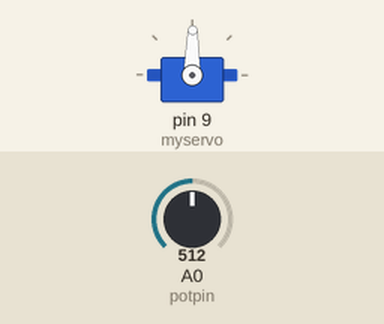
This sketch was run on a simulated Arduino Uno, built with avr-gcc and run on an emulated ATmega328P. Parts: servo. The inputs (shaded band) are chosen by the test bench; at power-on: A0 (potpin) = 512.

Above: at 1.2 s.
1.3 s: A0 (potpin) set to 716
At 2.3 s:
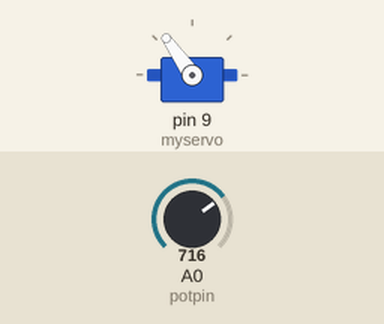
2.8 s: A0 (potpin) set to 900
At 3.1 s:
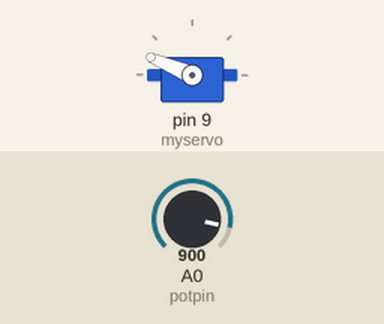
4.3 s: A0 (potpin) set to 1023
At 4.6 s:
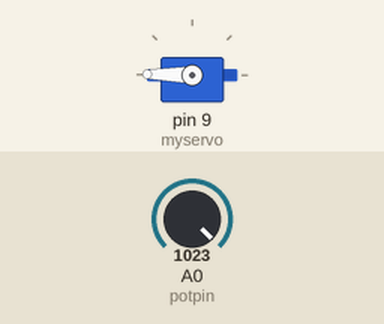
5.8 s: A0 (potpin) set to 306
At 6.6 s:
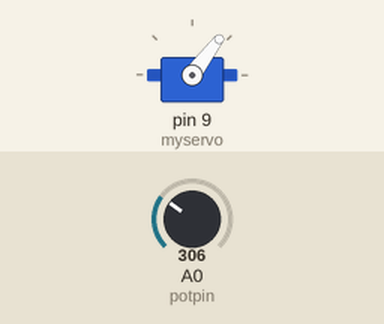
7.3 s: A0 (potpin) set to 122
At 8.1 s:
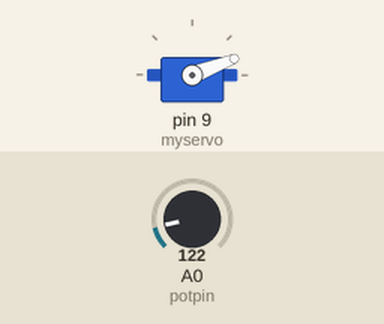
8.8 s: A0 (potpin) set to 511
At 10.1 s:
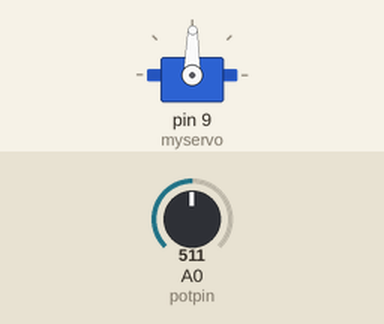
Timing chart, 0 to 11.3 s (numbered marks = the images above; inputs shaded):
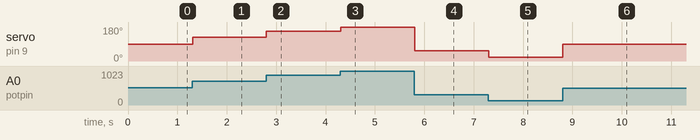

Measured:
- after the input at 1.3 s, servo on pin 9 (myservo): 89° → 125° at once
- after the input at 2.8 s, servo on pin 9 (myservo): 125° → 157° at once
- after the input at 4.3 s, servo on pin 9 (myservo): 157° → 179° at once
- after the input at 5.8 s, servo on pin 9 (myservo): 179° → 53° at once
- after the input at 7.3 s, servo on pin 9 (myservo): 53° → 21° at once
- after the input at 8.8 s, servo on pin 9 (myservo): 21° → 89° at once

The sketch:

Project12_ServoWithShield.ino
```cpp
/*
* Name: Servo with Shield
*
* Description: Controlling the position of a servo motor
*              with a potentiometer
*
*
* Author: Amar Bhatt
*/


//Include servo library
#include <Servo.h>

Servo myservo;  // create servo object to control a servo

int potpin = A0;  // analog pin used to connect the potentiometer
int val;    // variable to read the value from the analog pin

void setup(){
  myservo.attach(9);  // attaches the servo on pin 9 to the servo object
}

void loop(){

  val = analogRead(potpin);            // reads the value of the potentiometer (value between 0 and 1023)
  //Serial.print(val);
  val = map(val, 0, 1023, 0, 179);     // scale it to use it with the servo (value between 0 and 180)
  //Serial.print(" , ");
  //Serial.println(val);
  myservo.write(val);                  // sets the servo position according to the scaled value
  delay(15);                           // waits for the servo to get there
}
```
